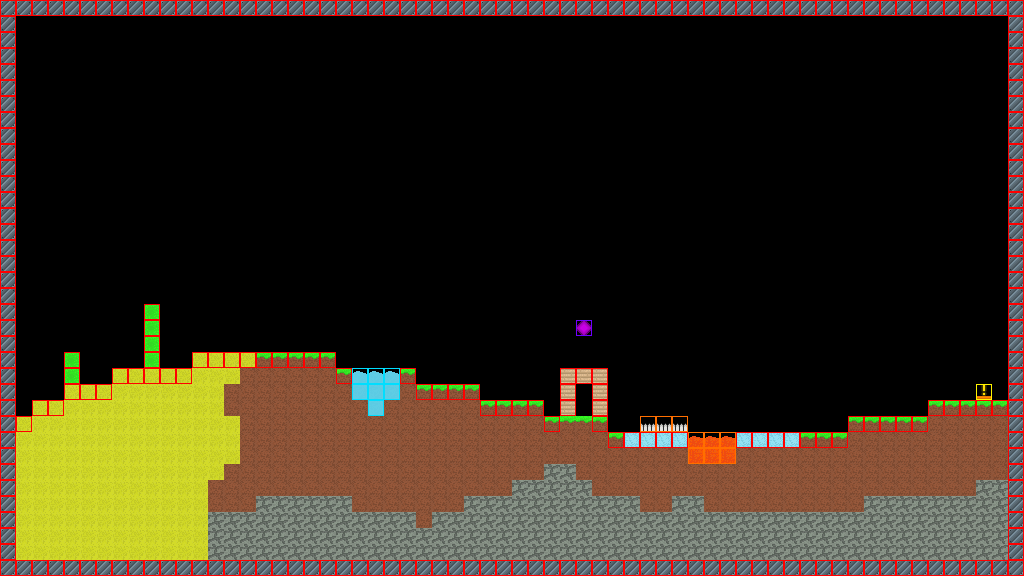

Rendered tile map (Tiled .tmx) drawn with the repository's tilesets; below, a short description and the map source with its tile grids summarised:
An orthogonal 64x36 tile map with 16x16 px tiles, 2 tile layers (normal, collision), 2 tilesets.

<map version="1.10" tiledversion="1.11.0" orientation="orthogonal" renderorder="right-down" width="64" height="36" tilewidth="16" tileheight="16" infinite="0" nextlayerid="3" nextobjectid="1">
 <tileset firstgid="1" source="tileset.tsx" />
 <tileset firstgid="65" source="collision_tileset.tsx" />
 <layer id="1" name="normal" width="64" height="36">
  <data>[2304 cells, 848 non-empty, 15 distinct tile ids]</data>
 </layer>
 <layer id="2" name="collision" width="64" height="36">
  <data>[2304 cells, 281 non-empty, 5 distinct tile ids]</data>
 </layer>
</map>